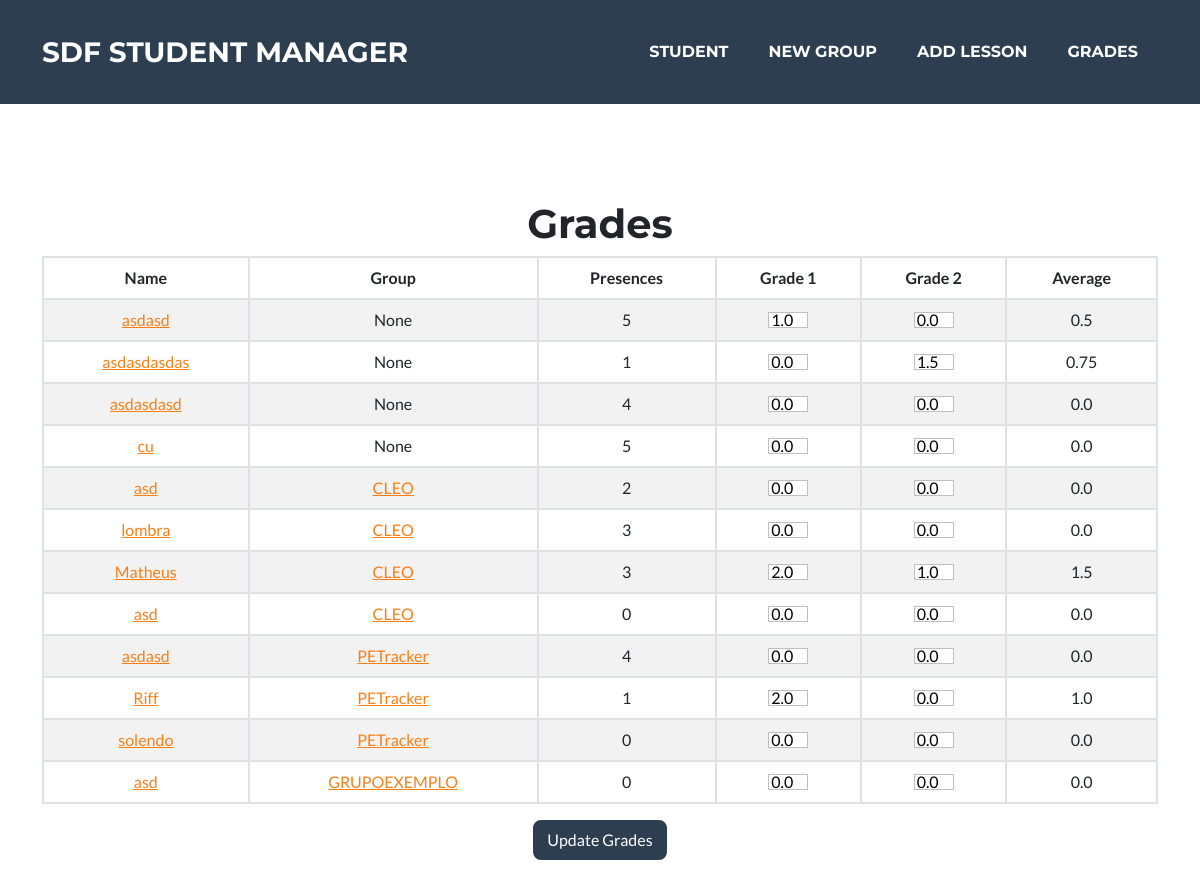
The app's page /grades/, older data.
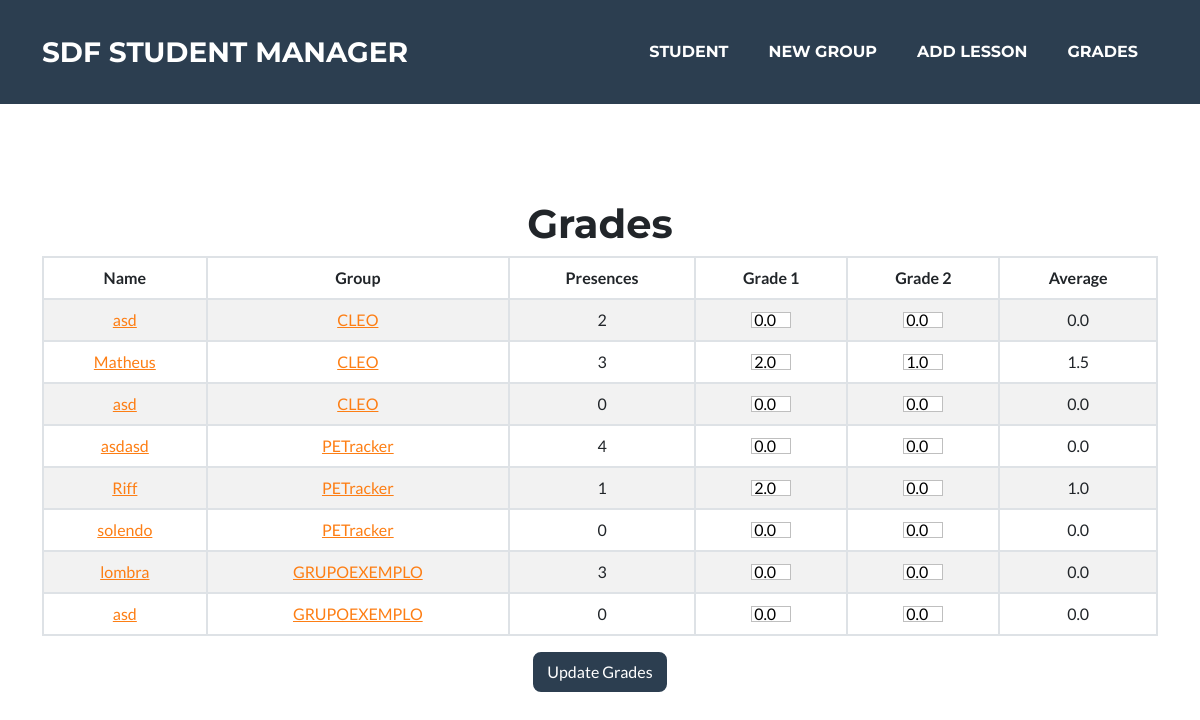
The same page, newer data.
### presence_count/models.py (models this page shows, shortened)
class Student(models.Model):
    name = models.CharField(max_length=100)
    email = models.EmailField(max_length=100)
    grade_1 = models.FloatField(default=0)
    grade_2 = models.FloatField(default=0)
    grade_avg = models.FloatField(default=0)
    presences = models.IntegerField(default=0)
    group = models.ForeignKey(Group, on_delete=models.PROTECT, default=None, null=True, blank=True)

class Group(models.Model):
    name = models.CharField(max_length=100)
    tracking = models.URLField(blank=True)
    repo = models.URLField(blank=True)
    prototype = models.URLField(blank=True)
    description = models.TextField(max_length=512, blank=True)
    def __str__(self):
        return self.name

### presence_count/views.py (the view, shortened to what this page needs)
# urls.py: path('grades/', views.grades_manager, name='grades_manager'),
def grades_manager(request):
    student_list = Student.objects.all().order_by('group_id')
    return render(request, 'student/update_grades.html', {'student_list': student_list})

### presence_count/templates/student/update_grades.html (shortened to what this page needs)
{% extends 'base.html' %}
{% block body %}
<header class="masthead text-center">
    <div class="container d-flex flex-column">
        <form action="" method="POST">
            <h1>Grades</h1>
            <table class="table table-striped table-hover table-bordered">
                <thead>
                    <tr>
                        <th scope="col">Name</th>
                        <th scope="col">Group</th>
                        <th scope="col">Presences</th>
                        <th scope="col">Grade 1</th>
                        <th scope="col">Grade 2</th>
                        <th scope="col">Average</th>
                    </tr>
                </thead>
                <tbody>
                    {% for student in student_list %}
                    <tr>
                        <td><a href="{% url 'presence_count:view_student' student.id %}" target="_blank">{{student.name}}</a></td>
                        {% if student.group_id %}
                            <td><a href="{% url 'presence_count:view_group' student.group_id %}" target="_blank">{{student.group}}</a></td>
                        {% else %}
                            <td>{{student.group}}</td>
                        {% endif %}
                        <td>{{student.presences}}</td>
                        <td>
                            <div class="grade1-update">
                                <input class="form-check-input grade" style='width: 2.5em' input="number" step="0.1"
                                    value={{student.grade_1}} name="grade1">
                            </div>
                        </td>
                        <td>
                            <div class="grade2-update">
                                <input class="form-check-input grade" style='width: 2.5em' input="number" step="0.1"
                                    value={{student.grade_2}} name="grade2">
                            </div>
                        </td>
                        <td>{{student.grade_avg}}</td>
                    </tr>
                    {% endfor %}
                </tbody>
            </table>
            <button class="btn btn-secondary" type="submit">Update Grades</button>
        </form>
    </div>
</header>
{% endblock %}

Row changes from the older to the newer data that the page shows:
removed Student: name "asdasd", group "None", presences "5", grade1 "1.0", grade2 "0.0", grade_avg "0.5"
removed Student: name "asdasdasdas", group "None", presences "1", grade1 "0.0", grade2 "1.5", grade_avg "0.75"
removed Student: name "asdasdasd", group "None", presences "4", grade1 "0.0", grade2 "0.0", grade_avg "0.0"
removed Student: name "cu", group "None", presences "5", grade1 "0.0", grade2 "0.0", grade_avg "0.0"
changed Student "lombra": group "CLEO" → "GRUPOEXEMPLO"; moves down the list
